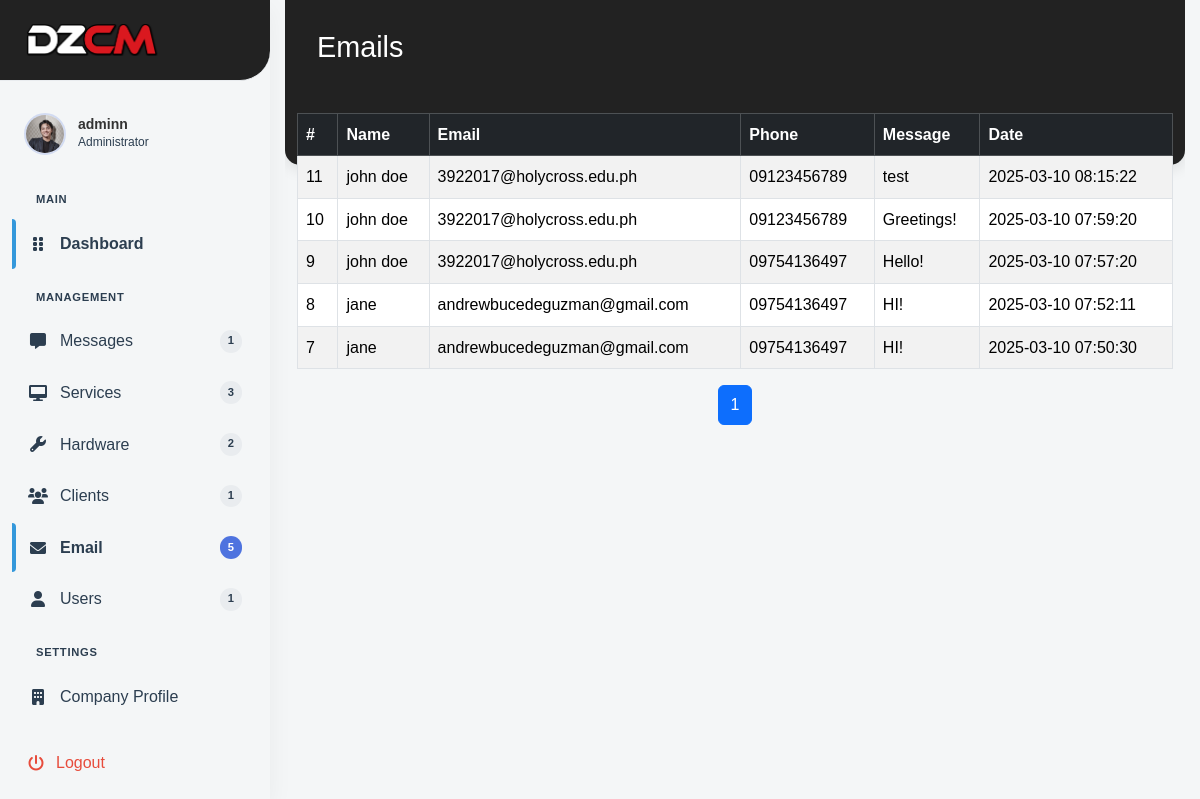
The page /Admin/index.php?page=email (signed in) on the database its author committed.
### tables this page shows
CREATE TABLE `quote` (
  `name` varchar(155) DEFAULT NULL,
  `email` varchar(155) DEFAULT NULL,
  `phone` varchar(55) DEFAULT NULL,
  `website` varchar(155) DEFAULT NULL,
  `message` varchar(155) DEFAULT NULL,
  `date` timestamp NOT NULL DEFAULT current_timestamp() ON UPDATE current_timestamp(),
  `quote_id` int(11) NOT NULL
);

### Admin/includes/conn.php (called while the page is built)
<?php
function con(){
    $servername = "localhost";
    $username = "root";
    $password = "";
    $myDB = "dezcom";
    $conn = mysqli_connect($servername, $username, $password, $myDB);
    if ($conn->connect_error) {
        echo "Connection failed: " . $conn->connect_error;
    }else{
        return $conn;
    }
}
?>

### Admin/pages/email.php (the view, shortened to what this page needs)
<div class="dashboard-wrapper">
    <header class="dashboard-header">
        <div class="container">
            <h1 class="mb-0">Emails</h1>
        </div>
    </header>
    <?php
    $page = isset($_GET['current_page']) ? (int)$_GET['current_page'] : 1;
    $page = max($page, 1);
    $recordsPerPage = 10;
    $offset = ($page - 1) * $recordsPerPage;
    $totalQuery = mysqli_query(con(), "SELECT COUNT(*) as count FROM quote");
    $totalQuotes = mysqli_fetch_assoc($totalQuery)['count'];
    $totalPages = ceil($totalQuotes / $recordsPerPage);
    $sql = "
        SELECT * FROM quote
        ORDER BY quote_id DESC
        LIMIT $offset, $recordsPerPage
    ";
    $result = mysqli_query(con(), $sql);
    ?>
    <div class="container mt-5">
        <div class="table-responsive">
            <table class="table table-bordered table-hover table-striped">
                <thead class="table-dark">
                    <tr>
                        <th scope="col">#</th>
                        <th scope="col">Name</th>
                        <th scope="col">Email</th>
                        <th scope="col">Phone</th>
                        <th scope="col">Message</th>
                        <th scope="col">Date</th>
                    </tr>
                </thead>
                <tbody>
                    <?php while ($quote = mysqli_fetch_assoc($result)): ?>
                        <tr class="quote-row" data-service-id="<?php echo $quote['quote_id']; ?>"
                            data-service-name="<?php echo htmlspecialchars($quote['name']); ?>"
                            data-description="<?php echo htmlspecialchars($quote['email']); ?>"
                            data-image="<?php echo htmlspecialchars($quote['phone']); ?>"
                            data-bs-toggle="modal" data-bs-target="#">
                            <td><?php echo htmlspecialchars($quote['quote_id']); ?></td>
                            <td><?php echo htmlspecialchars($quote['name']); ?></td>
                            <td><?php echo htmlspecialchars($quote['email']); ?></td>
                            <td><?php echo htmlspecialchars($quote['phone']); ?></td>
                            <td><?php echo htmlspecialchars($quote['message']); ?></td>
                            <td><?php echo htmlspecialchars($quote['date']); ?></td>
                        </tr>
                    <?php endwhile; ?>
                </tbody>
            </table>
        </div>
        <nav aria-label="Page navigation">
            <ul class="pagination justify-content-center">
                <?php for ($i = 1; $i <= $totalPages; $i++): ?>
                    <li class="page-item <?php echo ($i === $page) ? 'active' : ''; ?>">
                        <a class="page-link" href="?page=email&current_page=<?php echo $i; ?>"><?php echo $i; ?></a>
                    </li>
                <?php endfor; ?>
            </ul>
        </nav>
    </div>
</div>

### Admin/assets/css/dashboard.css (style rules this page uses)
:root { --primary-color: #3498db; --primary-dark: #2980b9; --secondary-color: #2ecc71; --background-color: #f4f6f7; --text-color: #2c3e50; --sidebar-width: 270px; --header-color: #222222; }
* { margin: 0; padding: 0; box-sizing: border-box; }
body, html { height: 100%; overflow-x: hidden; }
body { font-family: "Arial", sans-serif; background-color: var(--background-color); color: var(--text-color); line-height: 1.6; }
.dashboard-header { background: var(--header-color); color: white; padding: 30px 0 100px; margin-bottom: -100px; text-align: left; box-shadow: 0 4px 15px rgba(0, 0, 0, 0.1); border-radius: 0 0 15px 15px; position: relative; z-index: 1; }
.dashboard-header h1 { font-size: 1.8rem; font-weight: 500; margin: 0; padding-left: 20px; }
.container { position: relative; z-index: 2; }
.dashboard-wrapper { overflow: hidden; padding: 0 0; }
a { text-decoration: none; }

### rows shown on the page
quote: quote_id "11", name "john doe", email "3922017@holycross.edu.ph", phone "09123456789", message "test", date "2025-03-10 08:15:22"
quote: quote_id "10", name "john doe", email "3922017@holycross.edu.ph", phone "09123456789", message "Greetings!", date "2025-03-10 07:59:20"
quote: quote_id "9", name "john doe", email "3922017@holycross.edu.ph", phone "09754136497", message "Hello!", date "2025-03-10 07:57:20"
quote: quote_id "8", name "jane", email "andrewbucedeguzman@gmail.com", phone "09754136497", message "HI!", date "2025-03-10 07:52:11"
quote: quote_id "7", name "jane", email "andrewbucedeguzman@gmail.com", phone "09754136497", message "HI!", date "2025-03-10 07:50:30"

### other values the page prints
$_SESSION['username'] "adminn"
$totalServices "3"
$totalHardware "2"
$totalClients "1"
$totalQuotes "5"
$totalUsers "1"
